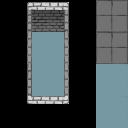

This is a level from a 2D game, rendered from its Tiled map with the project's own tilesets. A one-line summary and the complete map file follow:
An orthogonal 4x4 tile map with 32x32 px tiles, 1 tile layer (Tile Layer 1), 2 tilesets.

<map version="1.4" tiledversion="1.4.2" orientation="orthogonal" renderorder="right-down" width="4" height="4" tilewidth="32" tileheight="32" infinite="0" nextlayerid="2" nextobjectid="1">
 <tileset firstgid="1" source="WallFull.tsx" />
 <tileset firstgid="17" source="GroundTile.tsx" />
 <layer id="1" name="Tile Layer 1" width="4" height="4">
  <data encoding="csv">
1,2,3,17,
5,10,12,17,
9,10,12,6,
13,14,16,6
</data>
 </layer>
</map>